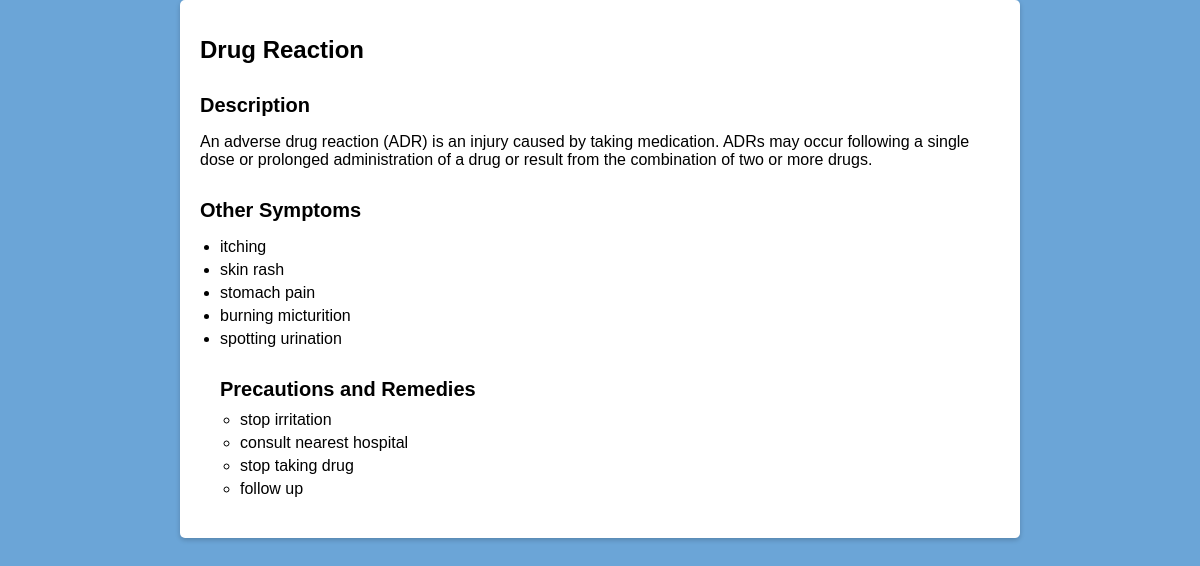
Page /disease_info.php?disease=Drug Reaction on the committed database.
### tables this page shows
CREATE TABLE `description` (
  `desc_id` int(11) NOT NULL,
  `disease` mediumtext NOT NULL,
  `definition` longtext NOT NULL,
  `dept_id` int(11) NOT NULL
);

CREATE TABLE `symptoms` (
  `symp_id` int(11) NOT NULL,
  `disease` text NOT NULL,
  `symptom_1` mediumtext NOT NULL,
  `symptom_2` mediumtext NOT NULL,
  `symptom_3` mediumtext NOT NULL,
  `symptom_4` mediumtext NOT NULL,
  `symptom_5` mediumtext NOT NULL,
  `symptom_6` mediumtext NOT NULL,
  `symptom_7` mediumtext NOT NULL,
  `symptom_8` mediumtext NOT NULL,
  `symptom_9` mediumtext NOT NULL,
  `symptom_10` mediumtext NOT NULL,
  `symptom_11` mediumtext NOT NULL,
  `symptom_12` mediumtext NOT NULL,
  `symptom_13` mediumtext NOT NULL,
  `symptom_14` mediumtext NOT NULL,
  `symptom_15` mediumtext NOT NULL,
  `symptom_16` mediumtext NOT NULL,
  `symptom_17` mediumtext NOT NULL
);

CREATE TABLE `precaution_remedy` (
  `disease_id` int(11) NOT NULL,
  `disease` text NOT NULL,
  `remedy_1` text NOT NULL,
  `remedy_2` text NOT NULL,
  `remedy_3` text NOT NULL,
  `remedy_4` text NOT NULL
);

### disease_info.php (the view, shortened to what this page needs)
<!DOCTYPE html>
<html>
<head>
</head>
<body>
    <div class="container">
        <?php
        include "connect.php";
        $disease = $_GET["disease"];
        $description_query = "SELECT * FROM description WHERE disease='$disease'";
        $description_result = mysqli_query($conn, $description_query);
        $description_row = mysqli_fetch_assoc($description_result);
        $symptoms_query = "SELECT * FROM symptoms WHERE disease='$disease'";
        $symptoms_result = mysqli_query($conn, $symptoms_query);
        $symptoms_row = mysqli_fetch_assoc($symptoms_result);
        $remedy_query = "SELECT * FROM precaution_remedy WHERE disease='$disease'";
        $remedy_result = mysqli_query($conn, $remedy_query);
        $remedy_row = mysqli_fetch_assoc($remedy_result);
        echo "<h1>$disease</h1>";
        echo "<h2>Description</h2>";
        echo "<p>" . $description_row["definition"] . "</p>";
        echo "<h2>Other Symptoms</h2>";
        echo "<ul>";
        for ($i = 1; $i <= 17; $i++) {
            $symptom_key = "symptom_" . $i;
            if (!empty($symptoms_row[$symptom_key])) {
                echo "<li>" . $symptoms_row[$symptom_key] . "</li>";
            } else {
                break;
            }
        }
        echo "<h2>Precautions and Remedies</h2>";
        echo "<ul>";
        for ($i = 1; $i <= 4; $i++) {
            $remedy_key = "remedy_" . $i;
            if (!empty($remedy_row[$remedy_key])) {
                echo "<li>" . $remedy_row[$remedy_key] . "</li>";
            } else {
                break;
            }
        }
        echo "</ul>";
        ?>
    </div>
</body>
</html>

### disease_info.php (style rules this page uses)
body { font-family: Verdana, Geneva, Tahoma, sans-serif; margin: 0; padding: 0; background-color: #6BA5D7; }
.container { max-width: 800px; margin: 0 auto; padding: 20px; background-color: #FFFFFF; border-radius: 5px; box-shadow: 0 2px 5px rgba(0, 0, 0, 0.2); }
h1 { font-size: 24px; margin-bottom: 20px; }
h2 { font-size: 20px; margin-top: 30px; margin-bottom: 10px; }
p { margin-bottom: 10px; }
ul { padding-left: 20px; margin-bottom: 20px; }
li { margin-bottom: 5px; }

### rows in the picture
description: definition "An adverse drug reaction (ADR) is an injury caused by taking medication. ADRs may occur following a single dose or prolonged administration of a drug or result from the combination of two or more drugs."
symptoms: symptom_1 "itching", symptom_2 "skin rash", symptom_3 "stomach pain", symptom_4 "burning micturition", symptom_5 "spotting urination"
precaution_remedy: remedy_1 "stop irritation", remedy_2 "consult nearest hospital", remedy_3 "stop taking drug", remedy_4 "follow up"

### other values in the picture
$disease "Drug Reaction"
